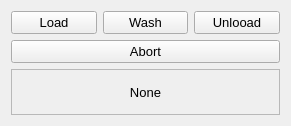
<?xml version="1.0" encoding="UTF-8"?>
<ui version="4.0">
 <class>Form</class>
 <widget class="QWidget" name="Form">
  <property name="geometry">
   <rect>
    <x>0</x>
    <y>0</y>
    <width>291</width>
    <height>126</height>
   </rect>
  </property>
  <property name="font">
   <font>
    <pointsize>10</pointsize>
   </font>
  </property>
  <property name="windowTitle">
   <string>Form</string>
  </property>
  <layout class="QGridLayout" name="gridLayout">
   <item row="0" column="0">
    <layout class="QVBoxLayout" name="verticalLayout_2">
     <item>
      <layout class="QVBoxLayout" name="verticalLayout">
       <item>
        <layout class="QHBoxLayout" name="horizontalLayout">
         <item>
          <widget class="QPushButton" name="btLoadSample">
           <property name="text">
            <string>Load</string>
           </property>
          </widget>
         </item>
         <item>
          <widget class="QPushButton" name="btWash">
           <property name="text">
            <string>Wash</string>
           </property>
          </widget>
         </item>
         <item>
          <widget class="QPushButton" name="btUnloadSample">
           <property name="text">
            <string>Unlooad</string>
           </property>
          </widget>
         </item>
        </layout>
       </item>
       <item>
        <widget class="QPushButton" name="btAbort">
         <property name="text">
          <string>Abort</string>
         </property>
        </widget>
       </item>
      </layout>
     </item>
     <item>
      <widget class="QFrame" name="frame">
       <property name="minimumSize">
        <size>
         <width>0</width>
         <height>0</height>
        </size>
       </property>
       <property name="frameShape">
        <enum>QFrame::StyledPanel</enum>
       </property>
       <property name="frameShadow">
        <enum>QFrame::Raised</enum>
       </property>
       <layout class="QGridLayout" name="gridLayout_2">
        <item row="0" column="0">
         <widget class="QLabel" name="txtState">
          <property name="text">
           <string>None</string>
          </property>
          <property name="alignment">
           <set>Qt::AlignCenter</set>
          </property>
         </widget>
        </item>
       </layout>
      </widget>
     </item>
    </layout>
   </item>
  </layout>
 </widget>
 <resources/>
 <connections/>
</ui>
